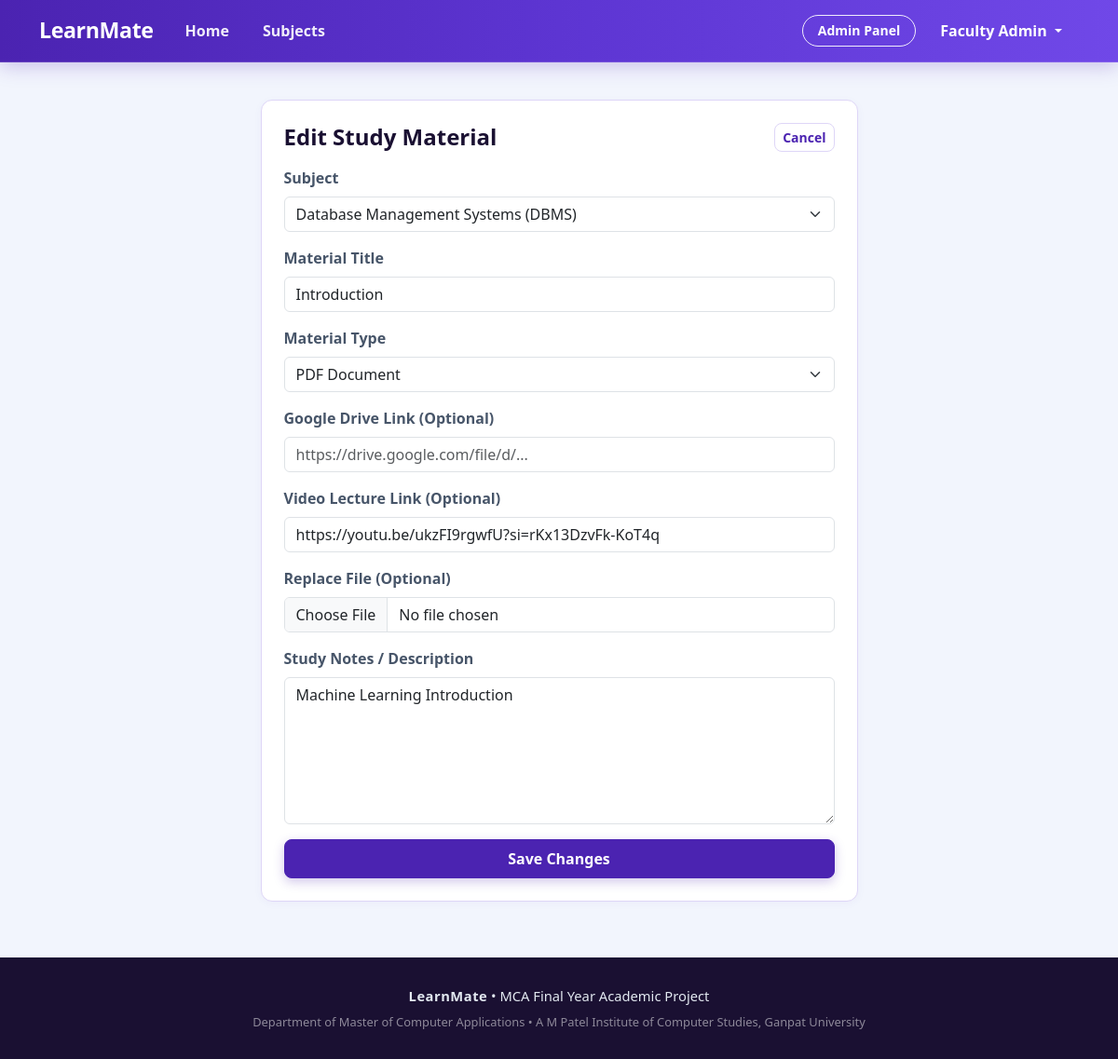
Page /admin-panel/materials/edit/45/ (signed in) on the committed database.
### main_app/models.py (models this page shows, shortened)
class Subject(models.Model):
    subject_id = models.AutoField(primary_key=True)
    subject_name = models.CharField(max_length=100)
    description = models.TextField()
    image = models.ImageField(upload_to='subjects/', null=True, blank=True, help_text="Upload subject cover image")
    image_url = models.URLField(max_length=500, null=True, blank=True, help_text="Or paste direct web image URL")
    created_by = models.ForeignKey(User, on_delete=models.CASCADE, related_name='subjects_created')
    created_at = models.DateTimeField(auto_now_add=True)
    def __str__(self):
        return self.subject_name
    class Meta:
        db_table = 'subject'
        verbose_name = 'Subject'
        verbose_name_plural = 'Subjects'

class StudyMaterial(models.Model):
    MATERIAL_TYPES = (
        ('notes', 'Study Notes / Text'),
        ('pdf', 'PDF Document'),
        ('ppt', 'Presentation (PPT)'),
        ('video', 'Video Lecture / Link'),
    )
    material_id = models.AutoField(primary_key=True)
    subject = models.ForeignKey(Subject, on_delete=models.CASCADE, related_name='materials')
    title = models.CharField(max_length=150)
    material_type = models.CharField(max_length=20, choices=MATERIAL_TYPES, default='notes')
    file_path = models.FileField(upload_to='materials/', null=True, blank=True)
    drive_link = models.URLField(max_length=500, null=True, blank=True, help_text="Google Drive link for notes/PDFs")
    video_url = models.URLField(max_length=500, null=True, blank=True, help_text="YouTube or Video Lecture URL")
    description = models.TextField(help_text="Detailed notes or description of the material")
    created_by = models.ForeignKey(User, on_delete=models.CASCADE)
    created_at = models.DateTimeField(auto_now_add=True)
    class Meta:
        db_table = 'study_material'
        verbose_name = 'Study Material'
        verbose_name_plural = 'Study Materials'

### main_app/views.py (the view)
# urls.py: path('admin-panel/materials/edit/<int:material_id>/', views.admin_edit_material, name='admin_edit_material'),
@login_required
@user_passes_test(is_admin)
def admin_edit_material(request, material_id):
    material = get_object_or_404(StudyMaterial, material_id=material_id)
    if request.method == 'POST':
        form = StudyMaterialForm(request.POST, request.FILES, instance=material)
        if form.is_valid():
            form.save()
            messages.success(request, f"Study Material '{material.title}' updated successfully!")
            return redirect('admin_manage_materials')
        else:
            messages.error(request, "Failed to update study material. Please check the form errors below.")
    else:
        form = StudyMaterialForm(instance=material)
    return render(request, 'admin_panel/edit_material.html', {'form': form, 'material': material})

### main_app/forms.py
class StudyMaterialForm(forms.ModelForm):
    class Meta:
        model = StudyMaterial
        fields = ['subject', 'title', 'material_type', 'drive_link', 'video_url', 'file_path', 'description']
        widgets = {
            'subject': forms.Select(attrs={'class': 'form-select'}),
            'title': forms.TextInput(attrs={'class': 'form-control', 'placeholder': 'e.g. Chapter 1: Introduction to Variables'}),
            'material_type': forms.Select(attrs={'class': 'form-select'}),
            'drive_link': forms.URLInput(attrs={'class': 'form-control', 'placeholder': 'https://drive.google.com/file/d/...'}),
            'video_url': forms.URLInput(attrs={'class': 'form-control', 'placeholder': 'https://www.youtube.com/watch?v=... or Video URL'}),
            'file_path': forms.FileInput(attrs={'class': 'form-control'}),
            'description': forms.Textarea(attrs={'class': 'form-control', 'rows': 6, 'placeholder': 'Enter study notes, key formulas, or lecture summary here...'}),
        }

### main_app/views.py (called while the page is built)
def is_admin(user):
    if not user.is_authenticated:
        return False
    if user.is_superuser or user.is_staff:
        return True
    try:
        return user.profile.role == 'admin'
    except Exception:
        return False

### templates/admin_panel/edit_material.html (shortened to what this page needs)
{% extends 'base.html' %}
{% block content %}
<div class="container py-3">
    <div class="row justify-content-center">
        <div class="col-md-7">
            <div class="custom-card p-4">
                <div class="d-flex justify-content-between align-items-center mb-3">
                    <h4 class="fw-bold mb-0">Edit Study Material</h4>
                    <a href="{% url 'admin_manage_materials' %}" class="btn btn-outline-secondary btn-sm">Cancel</a>
                </div>
                <form method="POST" enctype="multipart/form-data">
                    <div class="mb-3">
                        <label class="form-label fw-semibold">Subject</label>
                        {{ form.subject }}
                    </div>
                    <div class="mb-3">
                        <label class="form-label fw-semibold">Material Title</label>
                        {{ form.title }}
                    </div>
                    <div class="mb-3">
                        <label class="form-label fw-semibold">Material Type</label>
                        {{ form.material_type }}
                    </div>
                    <div class="mb-3">
                        <label class="form-label fw-semibold">Google Drive Link (Optional)</label>
                        {{ form.drive_link }}
                    </div>
                    <div class="mb-3">
                        <label class="form-label fw-semibold">Video Lecture Link (Optional)</label>
                        {{ form.video_url }}
                    </div>
                    <div class="mb-3">
                        <label class="form-label fw-semibold">Replace File (Optional)</label>
                        {{ form.file_path }}
                    </div>
                    <div class="mb-3">
                        <label class="form-label fw-semibold">Study Notes / Description</label>
                        {{ form.description }}
                    </div>
                    <button type="submit" class="btn btn-primary w-100 fw-semibold">
                        Save Changes
                    </button>
                </form>
            </div>
        </div>
    </div>
</div>
{% endblock %}

### templates/base.html (shortened to what this page needs)
{% load static %}
<!DOCTYPE html>
<html lang="en">
<head>
    <link href="https://cdn.jsdelivr.net/npm/bootstrap@5.3.0/dist/css/bootstrap.min.css" rel="stylesheet">
    <link rel="stylesheet" href="https://cdn.jsdelivr.net/npm/bootstrap-icons@1.11.3/font/bootstrap-icons.min.css">
    <link rel="stylesheet" href="{% static 'css/style.css' %}?v=8.0">
</head>
<body>
    <nav class="navbar navbar-expand-lg navbar-custom sticky-top">
        <div class="container">
            <a class="navbar-brand" href="{% url 'home' %}">
                LearnMate
            </a>
            <div class="collapse navbar-collapse" id="navbarMain">
                <ul class="navbar-nav me-auto mb-2 mb-lg-0">
                    <li class="nav-item">
                        <a class="nav-link {% if request.resolver_match.url_name == 'home' %}active{% endif %}"
                            href="{% url 'home' %}">Home</a>
                    </li>
                    <li class="nav-item">
                        <a class="nav-link {% if request.resolver_match.url_name == 'courses' or request.resolver_match.url_name == 'course_detail' %}active{% endif %}"
                            href="{% url 'courses' %}">Subjects</a>
                    </li>
                </ul>
                <ul class="navbar-nav ms-auto align-items-center">
                    {% if user.is_authenticated %}
                    {% if user.profile.role == 'admin' or user.is_superuser %}
                    <li class="nav-item me-2">
                        <a class="btn btn-sm btn-outline-primary" href="{% url 'admin_dashboard' %}">
                            Admin Panel
                        </a>
                    </li>
                    {% else %}
                    <li class="nav-item me-2">
                        <a class="btn btn-sm btn-outline-primary" href="{% url 'dashboard' %}">
                            Dashboard
                        </a>
                    </li>
                    {% endif %}
                    <li class="nav-item dropdown">
                        <a class="nav-link dropdown-toggle font-weight-bold" href="#" id="userMenu" role="button"
                            data-bs-toggle="dropdown">
                            {{ user.first_name|default:user.username }}
                        </a>
                    </li>
                    {% endif %}
                </ul>
            </div>
        </div>
    </nav>
    <main class="py-4">
        {% block content %}{% endblock %}
    </main>
    <footer>
        <div class="container text-center">
            <div class="mb-2">
                <span class="fw-bold" style="letter-spacing: 0.5px;">LearnMate</span> • MCA Final Year Academic Project
            </div>
            <div class="small text-white-50">
                Department of Master of Computer Applications • A M Patel Institute of Computer Studies, Ganpat
                University
            </div>
        </div>
    </footer>
</body>
</html>

### static/css/style.css (style rules this page uses)
:root { --color-primary: #4b23b1; --color-primary-dark: #38178a; --color-primary-light: #ede8fc; --color-accent-periwinkle: #6e44e6; --color-dark-heading: #1a1032; --color-body-text: #475569; --color-muted-text: #6b7280; --color-bg-canvas: #f2f5fd; --color-card-surface: #ffffff; --color-border: #ded6f7; --primary-color: #4b23b1; --primary-dark: #38178a; --primary-light: #ede8fc; --secondary-color: #64748b; --accent-color: #6e44e6; --success-color: #10b981; --danger-color: #ef4444; --warning-color: #f59e0b; --background: #f2f5fd; --card-bg: #ffffff; --text-main: #1a1032; --text-body: #475569; --text-muted: #6b7280; --border-color: #ded6f7; }
body { font-family: 'Segoe UI', -apple-system, BlinkMacSystemFont, Roboto, Helvetica, Arial, sans-serif; background-color: var(--background); color: var(--text-body); min-height: 100vh; display: flex; flex-direction: column; }
h1, h2, h3, h4, h5, h6 { color: var(--color-dark-heading); font-weight: 700; }
a { color: var(--color-primary); text-decoration: none; transition: color 0.2s ease; }
main { flex: 1 0 auto; }
.navbar-custom { background: linear-gradient(90deg, #4b23b1 0%, #5d35d2 50%, #7048e8 100%) !important; border-bottom: 1px solid rgba(255, 255, 255, 0.15); box-shadow: 0 4px 20px rgba(75, 35, 177, 0.25); padding-top: 0.65rem; padding-bottom: 0.65rem; }
.navbar-custom .navbar-brand { font-weight: 800; color: #ffffff !important; font-size: 1.45rem; letter-spacing: -0.4px; display: inline-flex; align-items: center; }
.navbar-custom .nav-link { font-weight: 600; color: rgba(255, 255, 255, 0.92) !important; padding: 0.45rem 1rem !important; position: relative; border-radius: 20px; transition: all 0.2s ease; margin: 0 2px; }
.navbar-custom .btn-outline-primary, .navbar-custom .btn-outline-light { color: #ffffff !important; border: 1.5px solid rgba(255, 255, 255, 0.9) !important; background-color: transparent !important; border-radius: 20px !important; font-weight: 600; padding: 0.35rem 1rem !important; transition: all 0.2s ease; }
.navbar-custom .dropdown-toggle { color: #ffffff !important; font-weight: 600; }
.btn-primary { background-color: var(--color-primary) !important; border-color: var(--color-primary) !important; color: #ffffff !important; font-weight: 600; border-radius: 8px; padding: 8px 18px; transition: all 0.2s ease; box-shadow: 0 4px 12px rgba(75, 35, 177, 0.25); }
.btn-outline-primary { color: var(--color-primary) !important; border-color: var(--color-primary) !important; background-color: transparent !important; font-weight: 600; border-radius: 8px; transition: all 0.2s ease; }
.btn-secondary, .btn-outline-secondary { color: var(--color-primary) !important; border-color: var(--color-border) !important; background-color: #ffffff !important; font-weight: 600; border-radius: 8px; transition: all 0.2s ease; }
.custom-card { background: #ffffff; border: 1.5px solid var(--border-color); border-radius: 12px; box-shadow: 0 2px 10px rgba(75, 35, 177, 0.04); margin-bottom: 20px; }
footer { background-color: var(--color-dark-heading); color: #e2e8f0; padding: 30px 0; font-size: 0.92rem; margin-top: auto; }

### rows in the picture
Subject: subject "Database Management Systems (DBMS)"
StudyMaterial: title "Introduction", material_type "PDF Document", video_url "https://youtu.be/ukzFI9rgwfU?si=rKx13DzvFk-KoT4q", description "Machine Learning Introduction"

### other values in the picture
{{ user.first_name|default:user.username }} "Faculty Admin"
